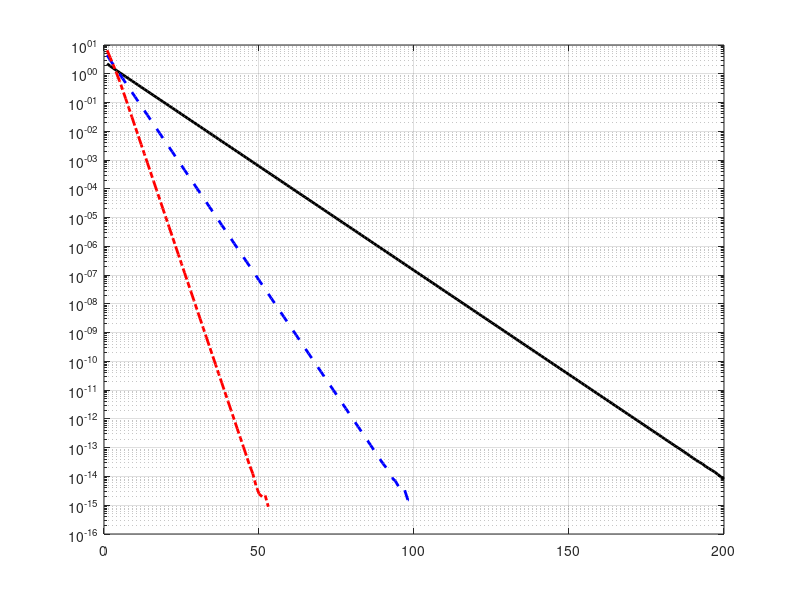

Here is the MATLAB script that generated this plot:
n = 5; A = 0.5*speye(n) - 0.2*diag(ones(n-1, 1), -1) - 0.2*diag(ones(n-1, 1), 1); 
L = tril(A)-diag(diag(A));
U = triu(A)-diag(diag(A));
D = diag(diag(A));
b = ones(n, 1);
m = 200;
A

% richardson
I = speye(n);
x = zeros(n, 1);
for i = 1:m
  x1 = (I - A)*x + b;
  r1(i) = norm(x1-x);
  x = x1;
end

% jacobi
x = zeros(n, 1);
for i = 1:m
  x1 = D \ ( -(L+U)*x + b);
  r2(i) = norm(x1-x);
  x = x1;
end

% gauss seidel
x = zeros(n, 1);
for i = 1:m
  x1 = (D + L) \ ( -U*x + b);
  r3(i) = norm(x1-x);
  x = x1;
end
r2(1:3)
semilogy(1:m, r1, 'k', 'LineWidth', 2, 1:m, r2, 'b--', 'LineWidth', 2, 1:m, r3, 'r-.', 'LineWidth', 2), grid on
x
